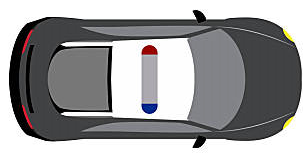
#> input picture Autonomous Vehicle Navigation/figures/car3.png, 303 x 158 px, found by its file name
$ python resize.py
#> lines starting #> are read from the running program, lines starting #| are printed output that depends on the picture
from PIL import Image


def resize_image_keep_ratio(input_image_path, output_image_path, max_size):
#> called with input_image_path = 'resource/car3.png', output_image_path = 'resource/Car_3.png', max_size = (100, 20)
    original_image = Image.open(input_image_path)
#> original_image is the input picture: PIL image 303x158 RGB; mean R, G, B 155.6, 155.2, 156.3
    width, height = original_image.size
#> width = 303; height = 158
    print(f"The original image size is {width} wide x {height} high")
#| The original image size is 303 wide x 158 high

    # 计算缩放比例，保持宽高比例不变
    ratio = min(max_size[0] / width, max_size[1] / height)
#> ratio = 0.127
    new_size = (int(width * ratio), int(height * ratio))
#> new_size = (38, 20)

    resized_image = original_image.resize(new_size)
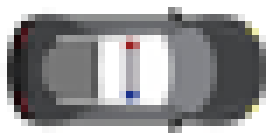
#> resized_image: PIL image 38x20 RGB (shown 7 times larger); mean R, G, B 154.7, 154.3, 155.5
    width, height = resized_image.size
#> width = 38; height = 20
    print(f"The resized image size is {width} wide x {height} high")
#| The resized image size is 38 wide x 20 high

    resized_image.save(output_image_path)


if __name__ == '__main__':
    input_image = 'resource/car3.png'  # 指定输入图片路径
    output_image = 'resource/Car_3.png'  # 指定输出图片路径
    max_size = (100, 20)  # 指定最大的缩放尺寸，格式为 (最大宽度, 最大高度)

    resize_image_keep_ratio(input_image, output_image, max_size)

$ run again, with Autonomous Vehicle Navigation/figures/car1.png copied over Autonomous Vehicle Navigation/figures/car3.png
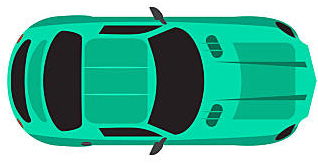
#> input picture Autonomous Vehicle Navigation/figures/car1.png, 318 x 163 px, found by its file name
#> in resize_image_keep_ratio, original_image is the input picture: PIL image 318x163 RGB; mean R, G, B 82.3, 178.2, 155.7
#| The original image size is 318 wide x 163 high
#> in resize_image_keep_ratio, `resized_image = original_image.resize(new_size)`:
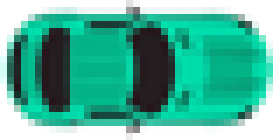
#> resized_image: PIL image 39x20 RGB (shown 7 times larger); mean R, G, B 82, 178, 155.4
#| The resized image size is 39 wide x 20 high

$ run again, with Autonomous Vehicle Navigation/figures/car2.png copied over Autonomous Vehicle Navigation/figures/car3.png
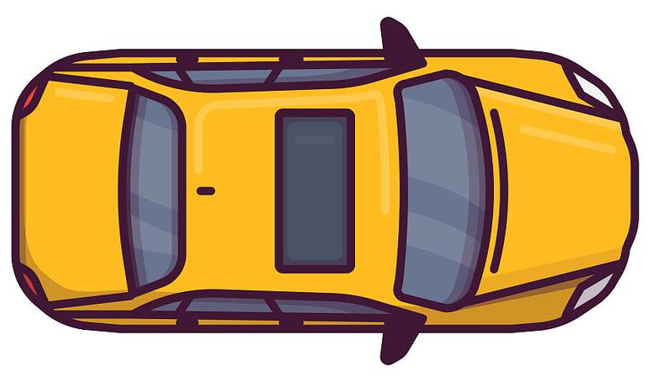
#> input picture Autonomous Vehicle Navigation/figures/car2.png, 647 x 382 px, found by its file name
#> in resize_image_keep_ratio, original_image is the input picture: PIL image 647x382 RGB; mean R, G, B 191.5, 163, 121.7
#| The original image size is 647 wide x 382 high
#> in resize_image_keep_ratio, `resized_image = original_image.resize(new_size)`:
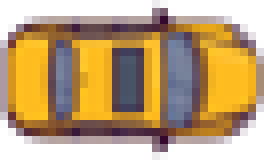
#> resized_image: PIL image 33x20 RGB (shown 8 times larger); mean R, G, B 190.2, 161.9, 120.7
#| The resized image size is 33 wide x 20 high

$ run again, with Autonomous Vehicle Navigation/figures/car4.png copied over Autonomous Vehicle Navigation/figures/car3.png
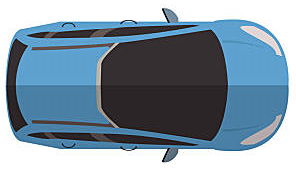
#> input picture Autonomous Vehicle Navigation/figures/car4.png, 296 x 170 px, found by its file name
#> in resize_image_keep_ratio, original_image is the input picture: PIL image 296x170 RGB; mean R, G, B 128.4, 148.2, 163.4
#| The original image size is 296 wide x 170 high
#> in resize_image_keep_ratio, `resized_image = original_image.resize(new_size)`:
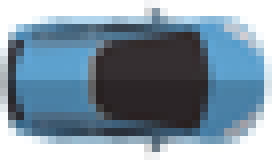
#> resized_image: PIL image 34x20 RGB (shown 8 times larger); mean R, G, B 127.8, 147.7, 163
#| The resized image size is 34 wide x 20 high
